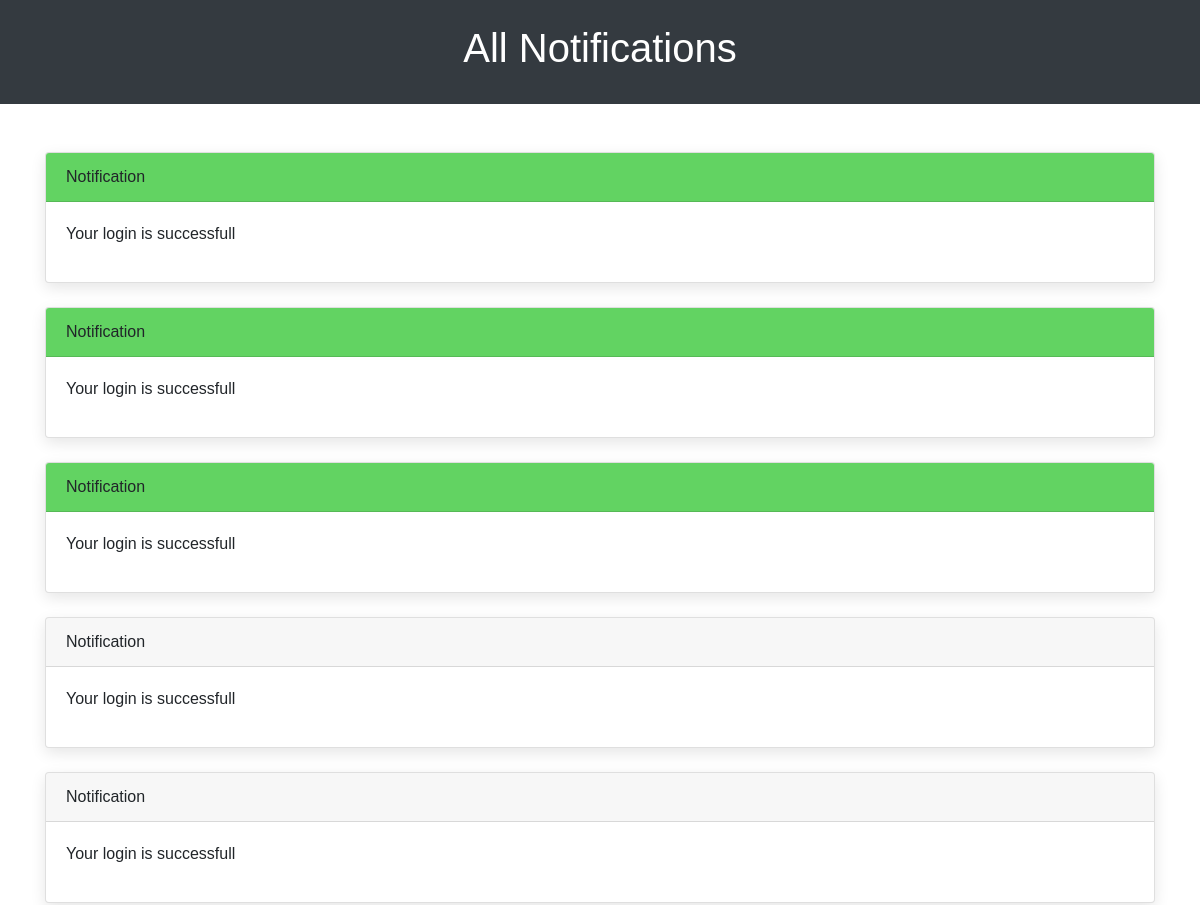
/notification_page (signed in, upper part), run on an earlier commit of the app's database.
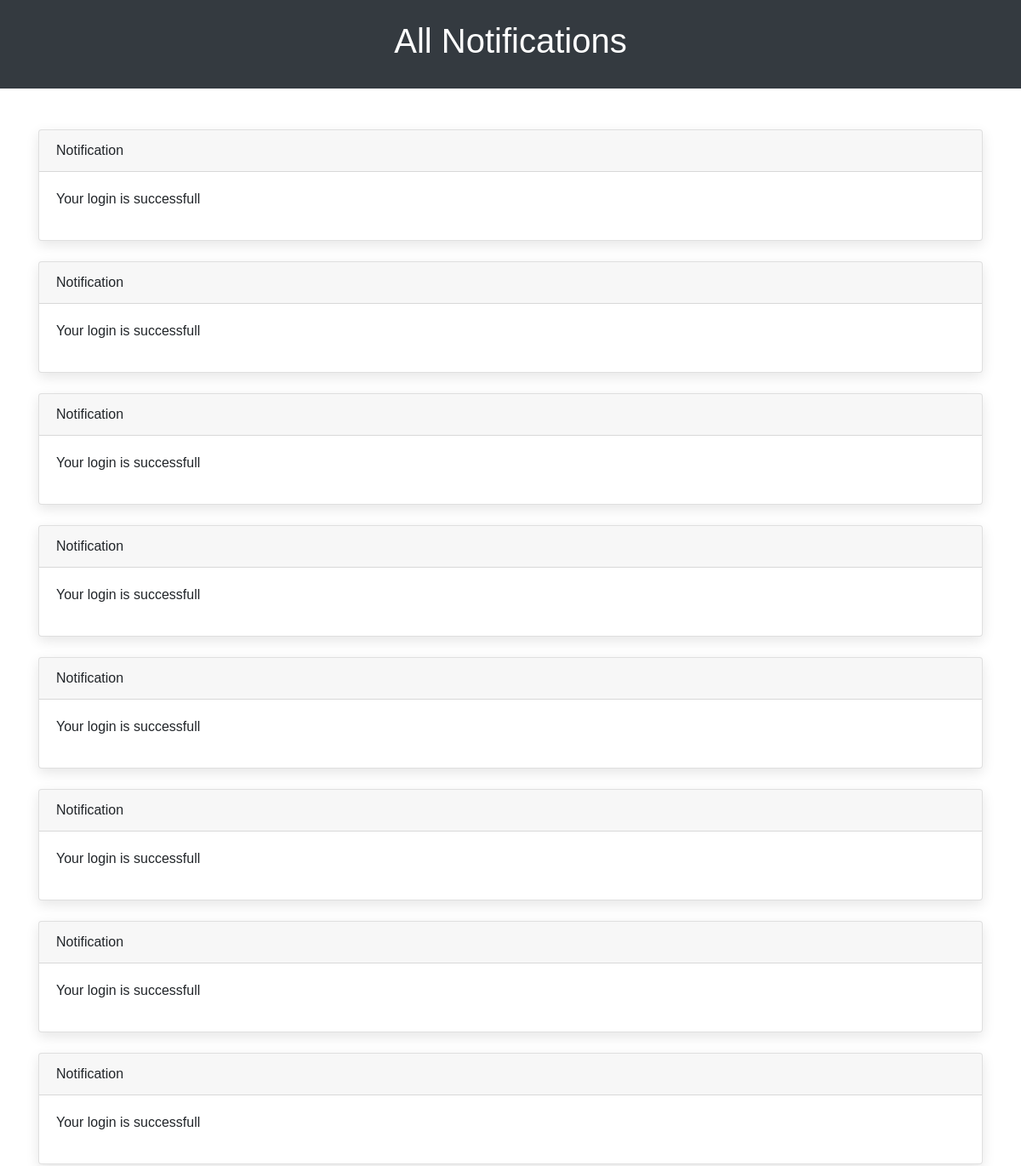
And on a later commit of the database.
### main.py (models this page shows)
class Notification(db.Model):
    _tablename_ = 'notification'
    id = db.Column(db.Integer, primary_key=True)
    user = db.Column(db.String(200), nullable=False)
    text = db.Column(db.String(500), nullable=False)
    isRead = db.Column(db.Boolean(), default=False)

### main.py (the view)
@app.route('/notification_page', methods=['GET'])
def notification_page():
    userEmail = session['user']
    userNotifications = db.session.query(Notification).filter(Notification.user == userEmail).all()
    print("len(userNotifications) = ", len(userNotifications))
    current_notifications = copy.deepcopy(userNotifications)
    for notification in userNotifications:
        notification.isRead = True
    db.session.commit()
    return render_template("notifications_page.html", notifications=current_notifications[::-1])

### templates/notifications_page.html (shortened to what this page needs)
<!DOCTYPE html>
<html lang="en">
<head>
    <link rel="stylesheet" href="https://maxcdn.bootstrapcdn.com/bootstrap/4.5.2/css/bootstrap.min.css">
</head>
<body>
    <header class="bg-dark text-white text-center p-4">
        <h1>All Notifications</h1>
    </header>
    <section id="notifications" class="container mt-5">
        <div class="row">
            <div class="col">
                {% if notifications|length != 0 %}
                    {% for notification in notifications %}
                    <div class="card mb-4">
                        {% if notification.isRead == true %}
                            <div class="card-header">
                                Notification
                            </div>
                        {% else %}
                        <div class="card-header" style="background-color: rgb(98, 211, 98);">
                            Notification
                        </div>
                        {% endif %}
                        <div class="card-body">
                            <p>{{ notification.text }}</p>
                        </div>
                    </div>
                    {% endfor %}
                {% endif %}
            </div>
        </div>
    </section>
</body>
</html>

### templates/notifications_page.html (style rules this page uses)
body { font-family: Arial, sans-serif; }
header { font-weight: bold; }
.card { box-shadow: 0 5px 15px rgba(0, 0, 0, 0.1); }

What changed in the data, as far as the page shows it:
added Notification: isRead "Notification", text "Your login is successfull"
added Notification: isRead "Notification", text "Your login is successfull"
added Notification: isRead "Notification", text "Your login is successfull"
changed Notification (number 4 of 8 on the later page): isRead False → True (drawn)
changed Notification (number 5 of 8 on the later page): isRead False → True (drawn)
changed Notification (number 6 of 8 on the later page): isRead False → True (drawn)
